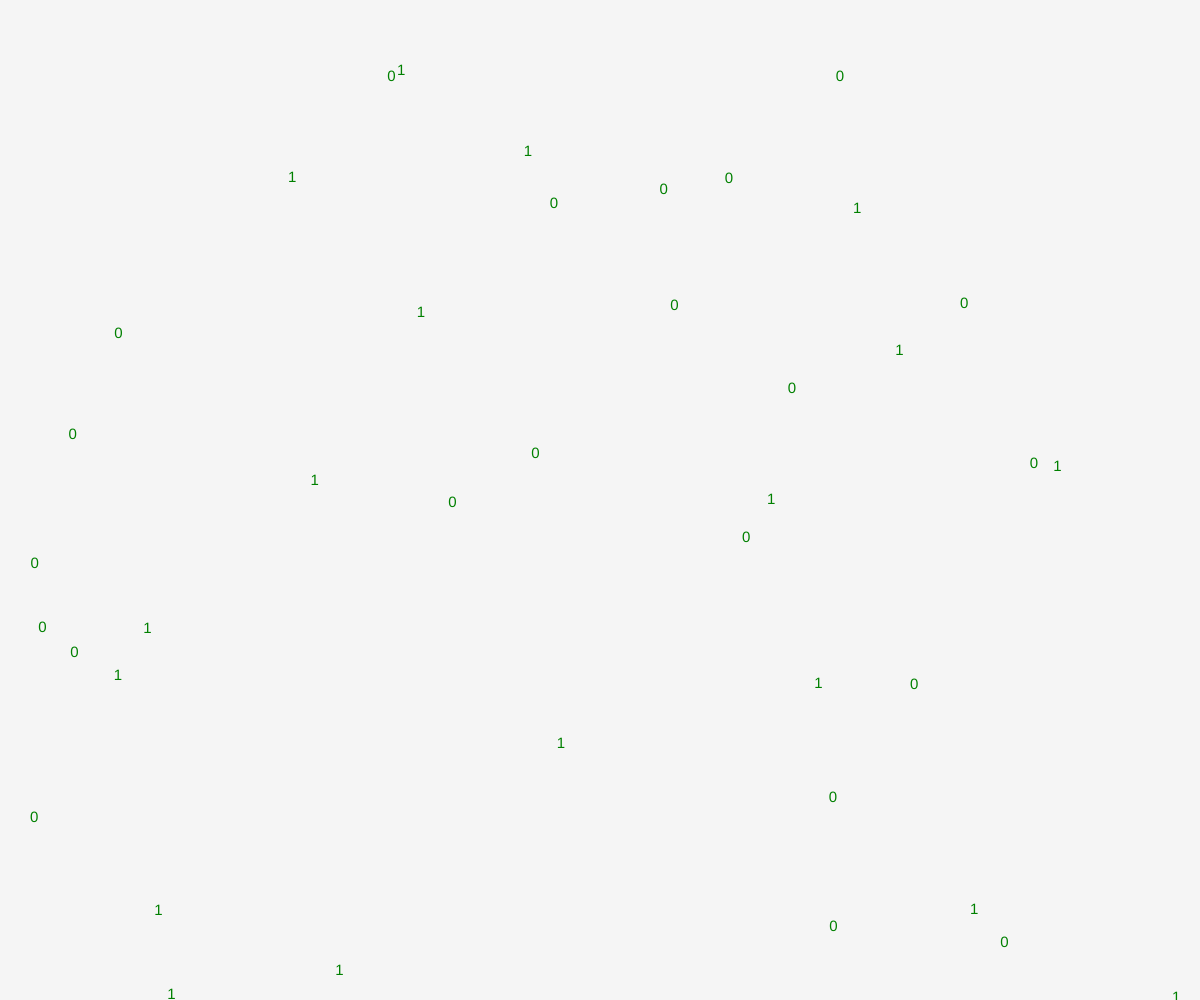
Frame 1 (no input)
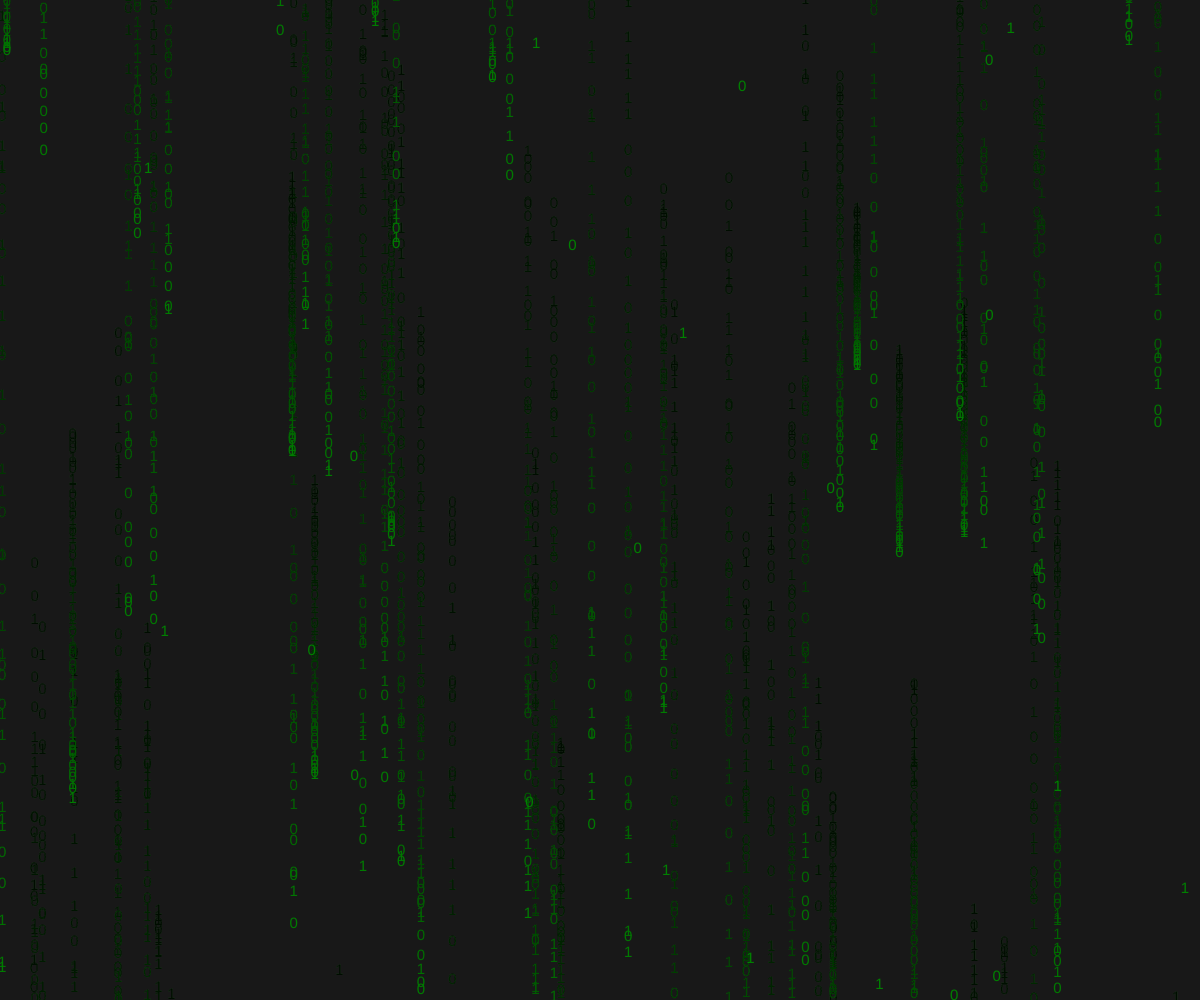
Frame 60 (no input)
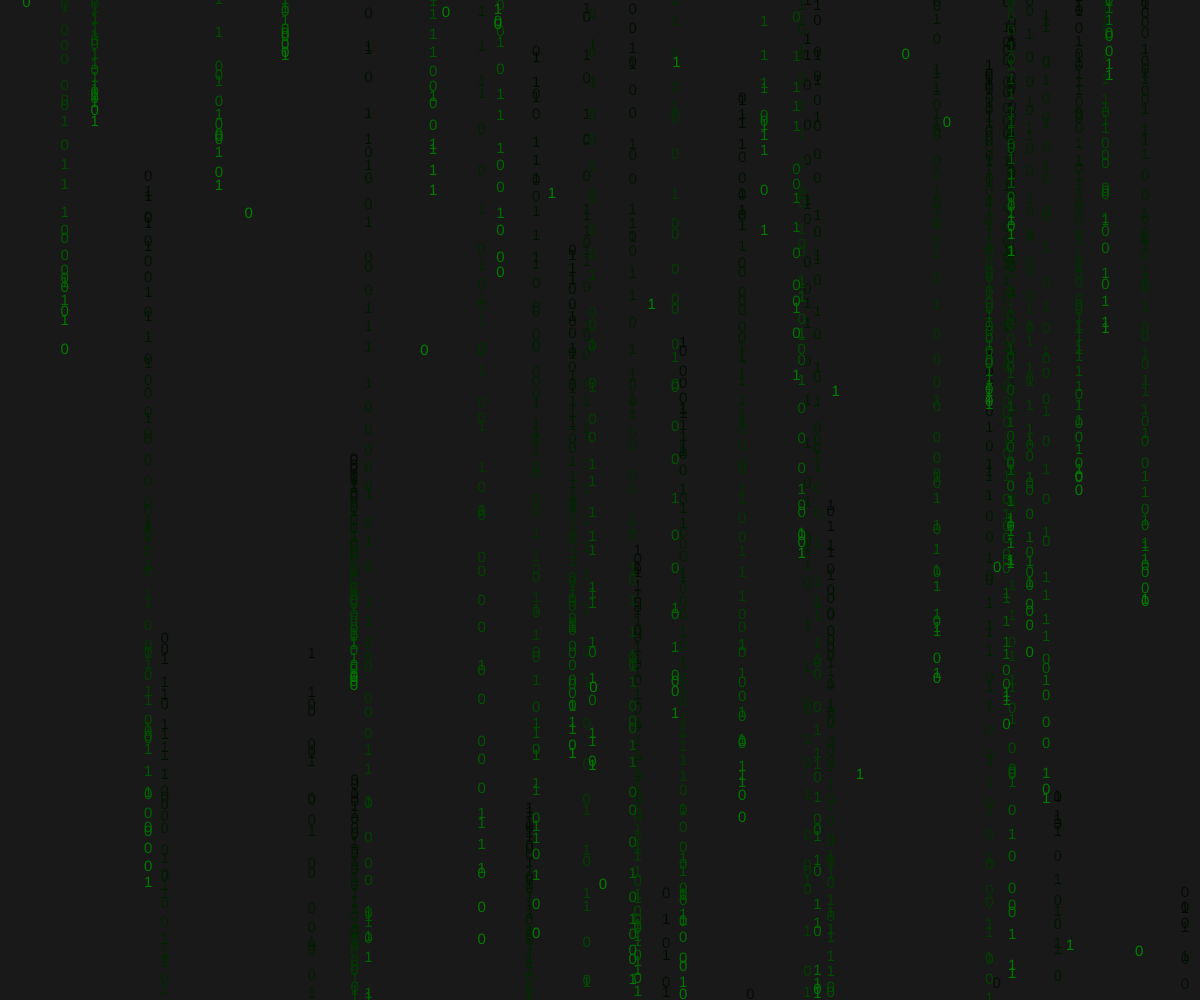
Frame 120 (the mouse pressed at the canvas centre since frame 60)

The p5.js sketch that drew these frames (run headless with seeded random() and noise() and a simulated clock; from frame 60 on, the mouse is pressed at the canvas centre):

// p5.js sketch
// ── sketch.js
var mouseX=0;
var mouseY=0;

let SLIDERPOS = 0;

let rando=0;

let posX=[];
let posY=[];
let generations=40;

function setup() {
  createCanvas(windowWidth, windowHeight);

  
  for (let i = 0; i < generations; i++) {
    posX[i] = random(width);
    posY[i] = random(height);
  }
}
function mousePressed() {
  fill(255);
  ellipse(mouseX, mouseY, 2500);

}

function draw() {

  background(0,10);

    for (let i=0; i<generations; i++){
      posY[i] += random(1, 5 + i); // jede Generation etwas schneller

    if (posY[i] > height) {
      posY[i] = -20;
      posX[i] = random(width);
    }
    console.log(i);
  //----------- Code für Generationen ------------

  let rando= random(2);
  let binZahl = floor(rando);

  if (posY[i]>height){
    posY[i]=-50;
  }
  
  if(frameCount%60== 0){
    posX[i]+=random(0,windowWidth);
  }
  fill("green");
  textSize(15);
  textAlign(CENTER, CENTER);
  if (binZahl == 0){
    text("0", posX[i], posY[i]);
}
else { // Wenn es nicht 0 ist, muss es 1 sein!
    text("1", posX[i], posY[i]);
}
//ellipse(posX[i], posY[i], 15);
}




}
